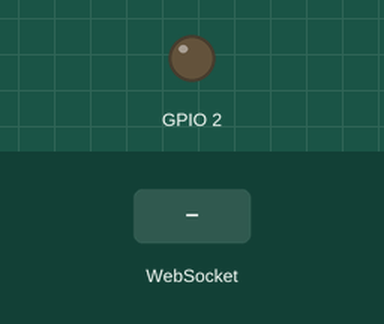
Bench run of a sketch on a simulated ESP8266 (NodeMCU). On the bench: output pins drawn as LEDs (lit = HIGH). The inputs (shaded band) are chosen by the test bench. WiFi joins after 1.5 s; servers stay silent unless stated; what the sketch prints to the serial monitor is not drawn.

Above: at 6.9 s.
7.0 s: WebSocket text "1" received
At 7.5 s:
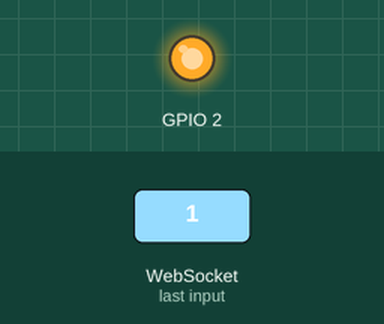
Timing chart, 0 to 10.0 s (numbered marks = the images above; inputs shaded):
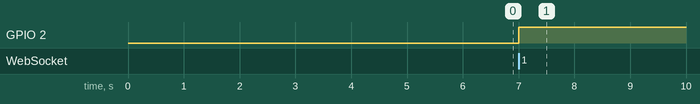

The sketch:

esp01-ws-ap.ino
```cpp
#include <Arduino.h>

#include <ESP8266WiFi.h>
#include <ESP8266WiFiMulti.h>
#include <WebSocketsServer.h>
//#include <ESP8266WebServer.h>
#include <ESP8266WebServerSecure.h>
#include <ESP8266mDNS.h>
#include <Hash.h>

ESP8266WiFiMulti WiFiMulti;
ESP8266WebServer serverHTTP(80);

WebSocketsServer webSocket = WebSocketsServer(81);

const char *mdnsName = "surface-scanner"; // Domain name for the mDNS responder

String inputString = ""; // a String to hold incoming data

void webSocketEvent(uint8_t num, WStype_t type, uint8_t *payload, size_t length)
{

    switch (type)
    {
    case WStype_DISCONNECTED:
        //        Serial.printf("[%u] Disconnected!\n", num);
        digitalWrite(2, LOW);
        break;
    case WStype_CONNECTED:
    {
        digitalWrite(2, HIGH);

        //        IPAddress ip = webSocket.remoteIP(num);
        //        Serial.printf("[%u] Connected from %d.%d.%d.%d url: %s\n", num, ip[0], ip[1], ip[2], ip[3], payload);

        // send message to client
        //        webSocket.sendTXT(num, "Connected");
    }
    break;
    case WStype_TEXT:
        //        Serial.printf("[%u] get Text: %s\n", num, payload);

        // send message to client
        // webSocket.sendTXT(num, "message here");

        // send data to all connected clients
        // webSocket.broadcastTXT("message here");
        break;
    case WStype_BIN:
        //        Serial.printf("[%u] get binary length: %u\n", num, length);
        //        hexdump(payload, length);

        // send message to client
        // webSocket.sendBIN(num, payload, length);
        break;
    }
}

void startMDNS()
{
    MDNS.begin(mdnsName); // start the multicast domain name server
    MDNS.addService("http", "tcp", 80);
    MDNS.addService("ws", "tcp", 81);
    Serial.print("mDNS responder started: http://");
    Serial.print(mdnsName);
    Serial.println(".local");
}
void startServer()
{

    // handle index

    serverHTTP.on("/", []() {
        // send index.html
        serverHTTP.send(200, "text/html", "<html><head> </head><body>Hello from http</body></html>");
    });

    serverHTTP.begin();
    Serial.print("Web server Started");
}
void setup()
{
    Serial.begin(115200);

    pinMode(2, OUTPUT);
    digitalWrite(2, LOW);
    Serial.println();

    for (uint8_t t = 4; t > 0; t--)
    {
        Serial.printf("[SETUP] BOOT WAIT %d...\n", t);
        Serial.flush();
        delay(1000);
    }

    WiFiMulti.addAP("Honor 8A", "1234567890");

    while (WiFiMulti.run() != WL_CONNECTED)
    {
        delay(100);
    }
    startMDNS();
    delay(100);

    startServer();
    delay(100);

    webSocket.begin();
    webSocket.onEvent(webSocketEvent);

    // reserve 200 bytes for the inputString:
    inputString.reserve(200);
}

void loop()
{
    byte ch;

    webSocket.loop();
    MDNS.update();
    serverHTTP.handleClient();
    if (Serial.available())
    {
        ch = Serial.read();
        inputString += (char)ch;
        if (ch == '\r')
        { // Command recevied and ready.
            inputString.trim();
            webSocket.broadcastTXT(inputString);
            inputString = ""; // Clear the string ready for the next command.
        }
    }
}
```

Measured:
- after the input at 7.0 s, GPIO 2: LOW → HIGH at once
